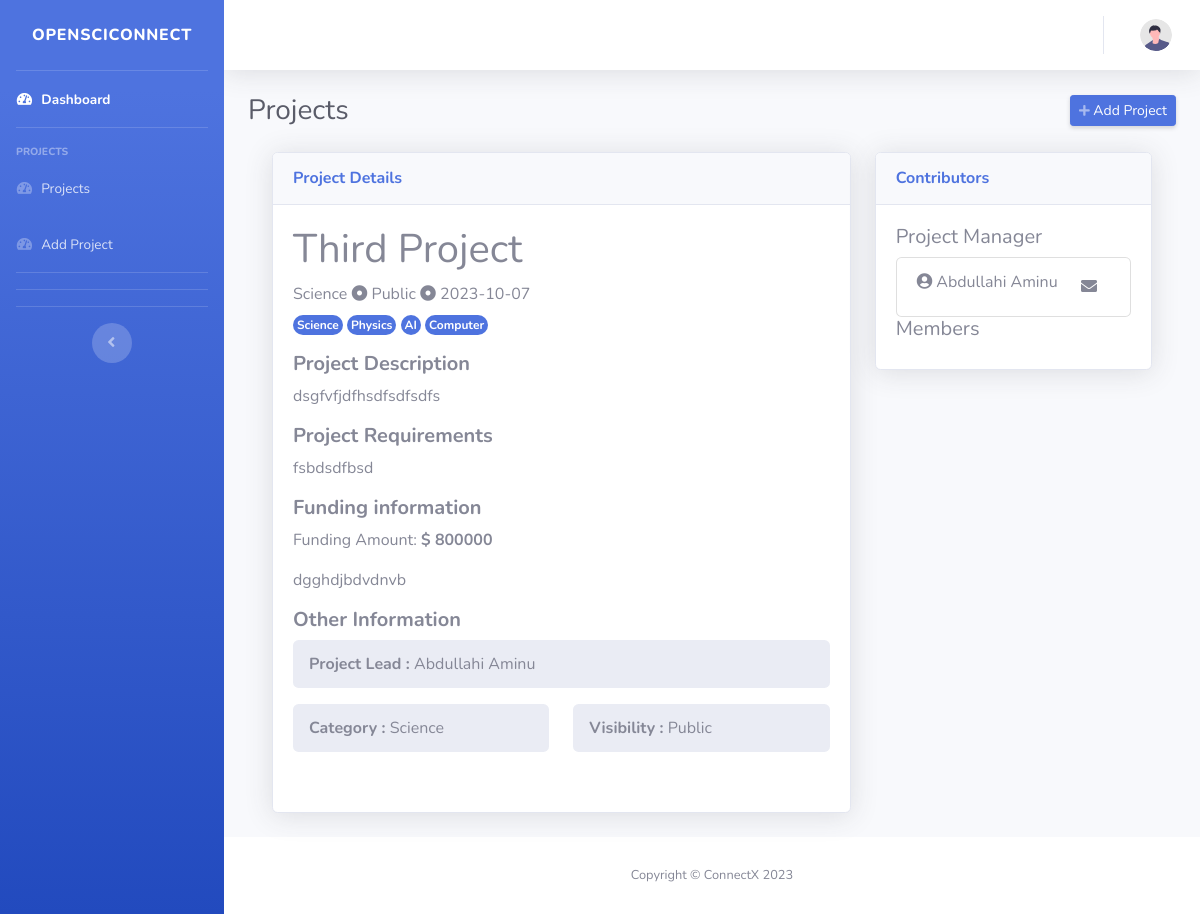
The page /app/project-view?project=4 (signed in) on the database its author committed.
### tables this page shows
CREATE TABLE `projects` (
  `projectId` int(11) NOT NULL,
  `userId` int(11) DEFAULT NULL,
  `title` varchar(250) DEFAULT NULL,
  `category` varchar(250) DEFAULT NULL,
  `visibility` varchar(250) DEFAULT NULL,
  `tags` varchar(250) DEFAULT NULL,
  `license` varchar(250) DEFAULT NULL,
  `description` mediumtext DEFAULT NULL,
  `link` varchar(250) DEFAULT NULL,
  `fundingType` varchar(250) DEFAULT NULL,
  `fundingSource` varchar(250) DEFAULT NULL,
  `fundingAmount` int(250) DEFAULT NULL,
  `fundingDescription` mediumtext DEFAULT NULL,
  `requirements` mediumtext DEFAULT NULL,
  `status` int(11) DEFAULT NULL,
  `createdAt` timestamp NOT NULL DEFAULT current_timestamp(),
  `updatedAt` timestamp NULL DEFAULT NULL ON UPDATE current_timestamp()
);

CREATE TABLE `users` (
  `userId` int(250) NOT NULL,
  `firstName` varchar(250) NOT NULL,
  `lastName` varchar(250) NOT NULL,
  `dob` varchar(250) NOT NULL,
  `gender` varchar(250) NOT NULL,
  `state` varchar(250) NOT NULL,
  `nationality` varchar(250) NOT NULL,
  `address` varchar(250) DEFAULT NULL,
  `email` varchar(250) NOT NULL,
  `phone` varchar(250) NOT NULL,
  `skills` varchar(250) DEFAULT NULL,
  `isVerified` int(250) DEFAULT NULL,
  `verificationCode` varchar(250) DEFAULT NULL,
  `password` varchar(250) NOT NULL,
  `status` int(11) DEFAULT NULL,
  `createdAt` timestamp NOT NULL DEFAULT current_timestamp(),
  `updatedAt` timestamp NULL DEFAULT NULL ON UPDATE current_timestamp()
);

### config.php (called while the page is built, shortened)
<?php
spl_autoload_register(function ($className) {
    $filePath = __DIR__ . '/classes/' . $className . '.php';
});
try {
    $database = new Database(DB_HOST, DB_NAME, DB_USER, DB_PASSWORD);
} catch (Exception $e) {
    die("Database connection failed: " . $e->getMessage());
}

### classes/Database.php (called while the page is built, shortened)
<?php
class Database {
  private $host;
  private $dbName;
  private $username;
  private $password;
  public function __construct($host, $dbName, $username, $password) {
    $this->host = $host;
    $this->dbName = $dbName;
    $this->username = $username;
    $this->password = $password;
  }
  public function connect() {
    try {
      $this->connection = new PDO("mysql:host=$this->host;dbname=$this->dbName", $this->username, $this->password);
      $this->connection->setAttribute(PDO::ATTR_ERRMODE, PDO::ERRMODE_EXCEPTION);
      return $this->connection;
    } catch (PDOException $e) {
      die("Database connection failed: " . $e->getMessage());
    }
  }
}
?>

### classes/Project.php (called while the page is built, shortened)
<?php
include_once '../config.php';
class Project
{
    private $db;
    public function __construct()
    {
        global $database;
        $this->db = $database->connect();
    }
    public function fetchProject($projectId)
    {
        $query = "SELECT * FROM projects WHERE projectId = :projectId ORDER BY projectId DESC";
        $stmt = $this->db->prepare($query);
        $stmt->bindParam(':projectId', $projectId);
        $stmt->execute();
        $operators = $stmt->fetchAll(PDO::FETCH_ASSOC);
        return $operators;
    }
}
$action = !isset($_GET['f']) ? 'none' : strtolower($_GET['f']);

### classes/User.php (called while the page is built, shortened)
<?php
include_once '../config.php';
class User
{
    private $db;
    public function __construct()
    {
        global $database;
        $this->db = $database->connect();
    }
    public function getUser($userId)
    {
        if (isset($_SESSION['nasa_user_id'])) {
            $query = "SELECT userId, firstName, lastName, dob, gender, phone, email, state, nationality, address, skills FROM users
            WHERE userId = :userId";
            $stmt = $this->db->prepare($query);
            $stmt->bindParam(':userId', $userId);
            $stmt->execute();
            $userDetails = $stmt->fetch(PDO::FETCH_ASSOC);
            return $userDetails;
        }
        return null;
    }
}
$action = !isset($_GET['f']) ? 'none' : strtolower($_GET['f']);

### app/project-view.php (the view, shortened to what this page needs)
<?php
require_once "../config.php";
if (!isset($_SESSION['nasa_user_id'])) {
    header('Location:' . WEBSITE_URL . "auth");
    exit;
}else{
    if(!isset($_GET['project'])){
        header('Location:' . WEBSITE_URL . "auth");
        exit;
    }else{
        $projectId = $_GET['project'];
    }
    $User = new User(); $Contributors = new Contributors(); $Request = new Request(); $Project = new Project();
    $projects = $Project->fetchProject($projectId);;
  }
?>
<!DOCTYPE html>
<html lang="en">
<head>
    <link href="../assets/vendor/fontawesome-free/css/all.min.css" rel="stylesheet" type="text/css">
    <link href="../assets/css/sb-admin-2.min.css" rel="stylesheet">
</head>
<body id="page-top">
    <div id="wrapper">
        <?php include "sidebar.php";?>
        <div id="content-wrapper" class="d-flex flex-column">
            <div id="content">
                <?php include 'topbar.php';?>
                <div class="container-fluid">
                    <div class="d-sm-flex align-items-center justify-content-between mb-4">
                        <h1 class="h3 mb-0 text-gray-800">Projects</h1>
                        <a href="project-add" class="d-none d-sm-inline-block btn btn-sm btn-primary shadow-sm"><i
                                class="fas fa-plus fa-sm text-white-50"></i> Add Project</a>
                    </div>
                    <div class="container-fluid">
                        <div class="row">
                        <div class="col-xl-8 col-lg-8">
                            <div class="card shadow mb-4">
                                <div
                                    class="card-header py-3 d-flex flex-row align-items-center justify-content-between"
                                >
                                    <h6 class="m-0 font-weight-bold text-primary">
                                    Project Details
                                    </h6>
                                </div>
                                <div class="card-body">
                                    <h1 class="card-title"><?= $projects[0]['title']?></h1>
                                    <h6 class="text-muted mt-0"><?= $projects[0]['category']?> <i class="fa fa-dot-circle"></i> <?= $projects[0]['visibility']?> <i class="fa fa-dot-circle"></i> <?= substr($projects[0]['createdAt'],0,10)?></h6>
                                    <p class="card-text">
                                            <?php
                                                foreach (explode(',', $projects[0]['tags']) as $skill) {
                                                    echo '
                                                    <span class="badge badge-primary badge-pill p-1">'.$skill .'</span>';
                                                }
                                            ?>
                                        </p>
                                    <h5 class="text-muted font-weight-bold">Project Description</h5>
                                    <p><?= $projects[0]['description']?></p>
                                    <h5 class="text-muted font-weight-bold">Project Requirements</h5>
                                    <p><?= $projects[0]['requirements']?></p>
                                    <h5 class="text-muted font-weight-bold">Funding information</h5>
                                    <p>Funding Amount: <b>$ <?= $projects[0]['fundingAmount']?></b></p>
                                    <p><?= $projects[0]['fundingDescription']?></p>
                                    <h5 class="text-muted font-weight-bold">Other Information</h5>
                                    <div class="row mb-4">
                                        <div class="col-md-12">
                                            <ol class="breadcrumb">
                                                <li class="breadcrumb-item">
                                                <b>Project Lead : </b>
                                                <?php
                                                     $projectLead = $User->getUser($projects[0]['userId']);
                                                     echo $projectLead['firstName'] ." ". $projectLead['lastName'];
                                                ?>
                                                </li>
                                            </ol>
                                        </div>
                                        <div class="col-md-6">
                                            <ol class="breadcrumb">
                                                <li class="breadcrumb-item">
                                                <b>Category : </b> <?= $projects[0]['category']?>
                                                </li>
                                            </ol>
                                        </div>
                                        <div class="col-md-6">
                                            <ol class="breadcrumb">
                                                <li class="breadcrumb-item">
                                                <b>Visibility : </b> <?= $projects[0]['visibility']?>
                                                </li>
                                            </ol>
                                        </div>
                                    </div>
                                </div>
                            </div>
                        </div>
                        <div class="col-xl-4 col-lg-5">
                            <div class="card shadow mb-4">
                                <div
                                    class="card-header py-3 d-flex flex-row align-items-center justify-content-between">
                                    <h6 class="m-0 font-weight-bold text-primary">Contributors</h6>
                                </div>
                                <div class="card-body">
                                    <h5>Project Manager</h5>
                                    <ul class="list-group">
                                        <li class="list-group-item d-flex justify-content-between">
                                            <div>
                                            <i class="fa fa-user-circle"></i> <?= $projectLead['firstName'] ." ". $projectLead['lastName'];?>
                                            </div>
                                            <div>
                                                <a href="messages?user=<?= $projects[0]['userId']?>" class="btn py-1"><i class="fa fa-envelope"></i></a>
                                            </div>
                                        </li>
                                    </ul>
                                    <h5>Members</h5>
                                </div>
                            </div>
                        </div>
                        </div>
          </div>
                </div>
            </div>
            <footer class="sticky-footer bg-white">
                <div class="container my-auto">
                    <div class="copyright text-center my-auto">
                        <span>Copyright &copy; ConnectX <?= date('Y')?></span>
                    </div>
                </div>
            </footer>
        </div>
    </div>
</body>
</html>

### rows shown on the page
projects: title "Third Project", category "Science", visibility "Public", createdAt "2023-10-07", tags "Science", tags "Physics", tags "AI", tags "Computer", description "dsgfvfjdfhsdfsdfsdfs", requirements "fsbdsdfbsd", fundingAmount "800000", fundingDescription "dgghdjbdvdnvb"
users: firstName "Abdullahi", lastName "Aminu"

### other values the page prints
WEBSITE_NAME "OPENSCICONNECT"
